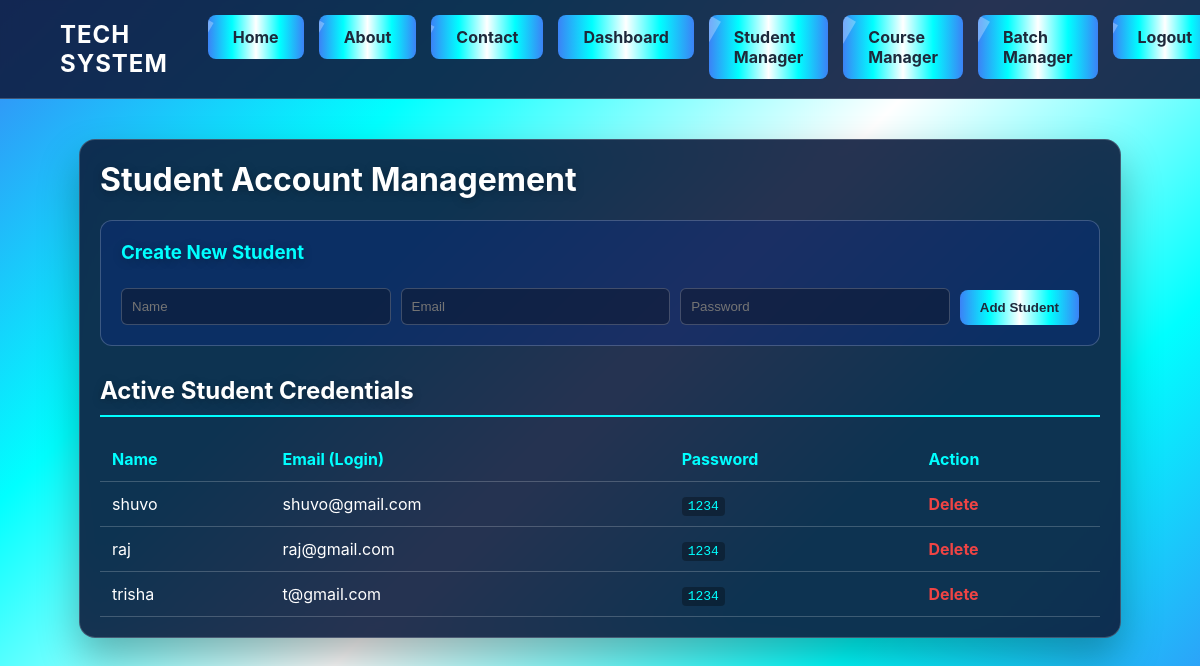
The app's page /student-manager (signed in) with its own data.
### app/models.py (models this page shows)
class student(models.Model):
    name = models.CharField(max_length=100)
    email = models.EmailField(unique=True)
    pwd = models.CharField(max_length=100)
    class Meta:
        db_table = "student"
    class Meta:
        db_table = "student"

### app/views.py (the view, shortened to what this page needs)
# urls.py: path('student-manager', views.student_manager),
def student_manager(request):
    if request.session.get('role') not in ['admin', 'superadmin']:
        return redirect('/login')
    if request.GET.get('delete_student') == 'true':
        sid = request.GET.get('sid')
        student.objects.filter(id=sid).delete()
        return redirect('/student-manager')
    all_students = student.objects.all()
    return render(request, 'student_manager.html', {'students': all_students})

### app/templates/student_manager.html (shortened to what this page needs)
{% load static %}
<!DOCTYPE html>
<html lang="en">
<head>
    <link rel="stylesheet" href="{% static 'css/style.css' %}?v=1.9">
<head>
    <link rel="stylesheet" href="{% static 'css/style.css' %}?v=1.5">
</head>
<body>
    <nav class="navbar">
        <div class="logo"><strong>TECH SYSTEM</strong></div>
        <ul class="nav-links">
            <li><a href="/home">Home</a></li>
            <li><a href="/aboutus">About</a></li>
            <li><a href="/contactus">Contact</a></li>
            {% if request.session.role == 'admin' or request.session.role == 'superadmin' %}
                <li><a href="/admin-dash">Dashboard</a></li>
                <li><a href="/student-manager">Student Manager</a></li>
                <li><a href="/course-manager">Course Manager</a></li>
                <li><a href="/batch-manager">Batch Manager</a></li>
            {% endif %}
            {% if request.session.role %}
                <li><a href="/logout">Logout</a></li>
            {% else %}
                <li><a href="/login">Login</a></li>
                <li><a href="/register">Register</a></li>
            {% endif %}
        </ul>
    </nav>
    <div class="container" style="max-width: 1000px; margin: 40px auto; padding: 20px;">
        <h1>Student Account Management</h1>
        <div style="background: rgba(11, 43, 130, 0.4); padding: 20px; border-radius: 12px; margin-bottom: 30px; border: 1px solid var(--border);">
            <h3 style="color: var(--accent);">Create New Student</h3>
            <form action="/student-manager" method="GET" style="display: flex; gap: 10px; align-items: flex-end;">
                <input type="text" name="s_name" placeholder="Name" required style="flex:1;">
                <input type="email" name="s_email" placeholder="Email" required style="flex:1;">
                <input type="text" name="s_pass" placeholder="Password" required style="flex:1;">
                <button type="submit" style="padding: 10px 20px;">Add Student</button>
            </form>
        </div>
        <h2 style="color: white; border-bottom: 2px solid var(--accent); padding-bottom: 10px;">Active Student Credentials</h2>
        <table>
            <thead>
                <tr style="color: var(--accent);">
                    <th>Name</th>
                    <th>Email (Login)</th>
                    <th>Password</th>
                    <th>Action</th>
                </tr>
            </thead>
            <tbody>
                {% for s in students %}
                <tr style="color: white;">
                    <td>{{ s.name }}</td>
                    <td>{{ s.email }}</td>
                    <td><code>{{ s.pwd }}</code></td>
                    <td>
                        <a href="/student-manager?delete_student=true&sid={{ s.id }}"
                           onclick="return confirm('Delete this student?')"
                           style="color: #ef4444; font-weight: bold; text-decoration: none;">Delete</a>
                    </td>
                </tr>
                {% endfor %}
            </tbody>
        </table>
    </div>
</body>
</html>

### app/static/css/style.css (style rules this page uses)
:root { --med-blue: #3b82f6; --fluro-blue: #00ffff; --white: #ffffff; --card-bg: rgba(15, 29, 63, 0.9)!important; --nav-bg: rgba(15, 29, 65, 0.9) !important; --text: #ffffff; --accent: #00ffff; --border: rgba(255, 255, 255, 0.2); }
body { background: linear-gradient(135deg, var(--med-blue) 0%, var(--fluro-blue) 25%, var(--white) 50%, var(--fluro-blue) 75%, var(--med-blue) 100%) !important; background-attachment: fixed !important; min-height: 100vh; margin: 0; font-family: 'Inter', sans-serif; }
.navbar { background: var(--nav-bg); padding: 15px 5%; display: flex; justify-content: space-between; align-items: center; border-bottom: 1px solid var(--border); backdrop-filter: blur(10px); position: sticky; top: 0; z-index: 1000; }
.logo { font-size: 1.5rem; color: var(--text); font-weight: bold; letter-spacing: 1px; }
.nav-links { list-style: none; display: flex; gap: 15px; margin: 0; }
.nav-links a, .btn, button { position: relative; padding: 12px 25px; color: #1e293b !important; text-decoration: none; font-weight: 700; border-radius: 8px; background: linear-gradient(90deg, var(--med-blue), var(--fluro-blue), var(--white), var(--fluro-blue), var(--med-blue)) !important; background-size: 300% auto; overflow: hidden; transition: all 0.4s ease; display: inline-block; border: none; cursor: pointer; }
.nav-links a::after, .btn::after, button::after { content: ''; position: absolute; top: -50%; left: -110%; width: 100%; height: 200%; background: rgba(255, 255, 255, 0.3); transform: rotate(30deg); transition: all 0.6s ease; }
.container, .card, .portal-tab, .tab-content { max-width: 900px; margin: 40px auto; background: var(--card-bg) !important; padding: 40px; border-radius: 16px; backdrop-filter: blur(15px) saturate(150%) !important; border: 1px solid var(--border) !important; box-shadow: 0 20px 40px rgba(0, 0, 0, 0.3) !important; color: white !important; }
input, textarea, select { padding: 12px; background: rgba(15, 23, 42, 0.5); border: 1px solid var(--border); color: white; border-radius: 6px; width: 100%; margin-top: 5px; }
h1, h2, h3 { color: white; margin-top: 0; text-shadow: 0 2px 4px rgba(0, 0, 0, 0.2); }
h1, h2, h3 { text-shadow: 0 2px 10px rgba(0, 0, 0, 0.3); }

### app/templates/student_manager.html (style rules this page uses)
table { width: 100%; border-collapse: collapse; margin-top: 10px; }
th, td { padding: 12px; text-align: left; border-bottom: 1px solid var(--border); }
code { background: rgba(0, 0, 0, 0.3); padding: 2px 6px; border-radius: 4px; color: var(--fluro-blue); }
input[type="text"], input[type="email"] { padding: 10px; border-radius: 6px; background: rgba(15, 23, 42, 0.5); border: 1px solid var(--border); color: white; }

### records on screen
student: name "shuvo", email "shuvo@gmail.com", pwd "1234"
student: name "raj", email "raj@gmail.com", pwd "1234"
student: name "trisha", email "t@gmail.com", pwd "1234"
